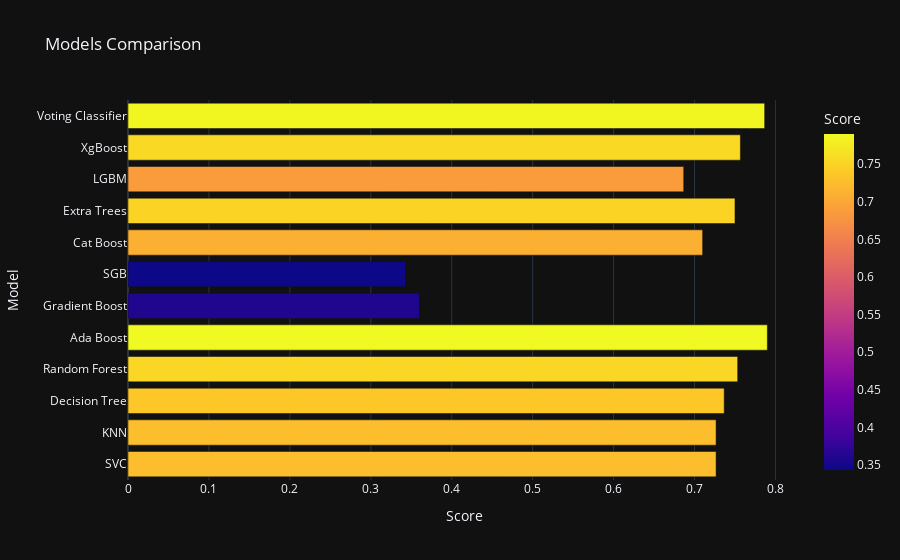

The notebook cell saved with this chart:
### Code cell
import plotly.express as px
px.bar(data_frame = models, x = 'Score', y = 'Model', color = 'Score', template = 'plotly_dark', 
       title = 'Models Comparison')

### Figure 1 — Plotly figure (JSON) as saved in the notebook; plotly's stock layout.template omitted (floating-point values rounded to 4 significant figures)
{"data": [{"alignmentgroup": "True", "hovertemplate": "Score=%{marker.color}<br>Model=%{y}<extra></extra>", "legendgroup": "", "marker": {"color": [0.7267, 0.7267, 0.7367, 0.7533, 0.79, 0.36, 0.3433, 0.71, 0.75, 0.6867, 0.7567, 0.7867], "coloraxis": "coloraxis", "pattern": {"shape": ""}}, "name": "", "offsetgroup": "", "orientation": "h", "showlegend": false, "textposition": "auto", "type": "bar", "x": [0.7267, 0.7267, 0.7367, 0.7533, 0.79, 0.36, 0.3433, 0.71, 0.75, 0.6867, 0.7567, 0.7867], "xaxis": "x", "y": ["SVC", "KNN", "Decision Tree", "Random Forest", "Ada Boost", "Gradient Boost", "SGB", "Cat Boost", "Extra Trees", "LGBM", "XgBoost", "Voting Classifier"], "yaxis": "y"}], "layout": {"barmode": "relative", "coloraxis": {"colorbar": {"title": {"text": "Score"}}, "colorscale": [[0, "#0d0887"], [0.1111, "#46039f"], [0.2222, "#7201a8"], [0.3333, "#9c179e"], [0.4444, "#bd3786"], [0.5556, "#d8576b"], [0.6667, "#ed7953"], [0.7778, "#fb9f3a"], [0.8889, "#fdca26"], [1, "#f0f921"]]}, "legend": {"tracegroupgap": 0}, "title": {"text": "Models Comparison"}, "xaxis": {"anchor": "y", "domain": [0, 1], "title": {"text": "Score"}}, "yaxis": {"anchor": "x", "domain": [0, 1], "title": {"text": "Model"}}}}
